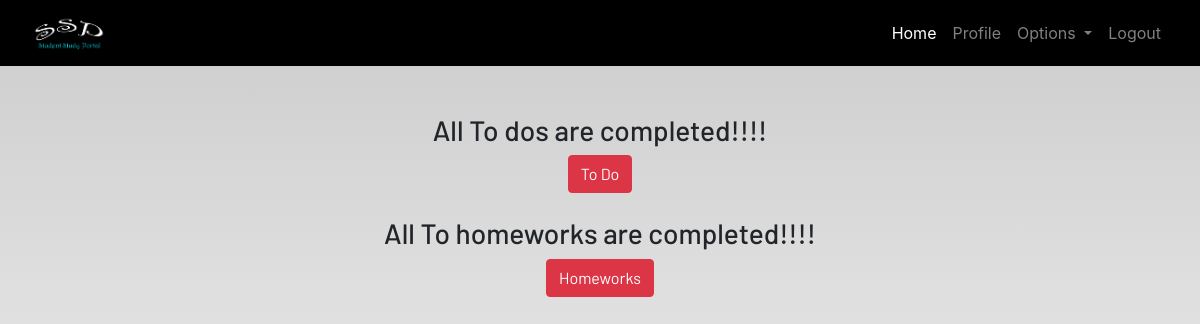
The app's page /profile/ (signed in), older data.
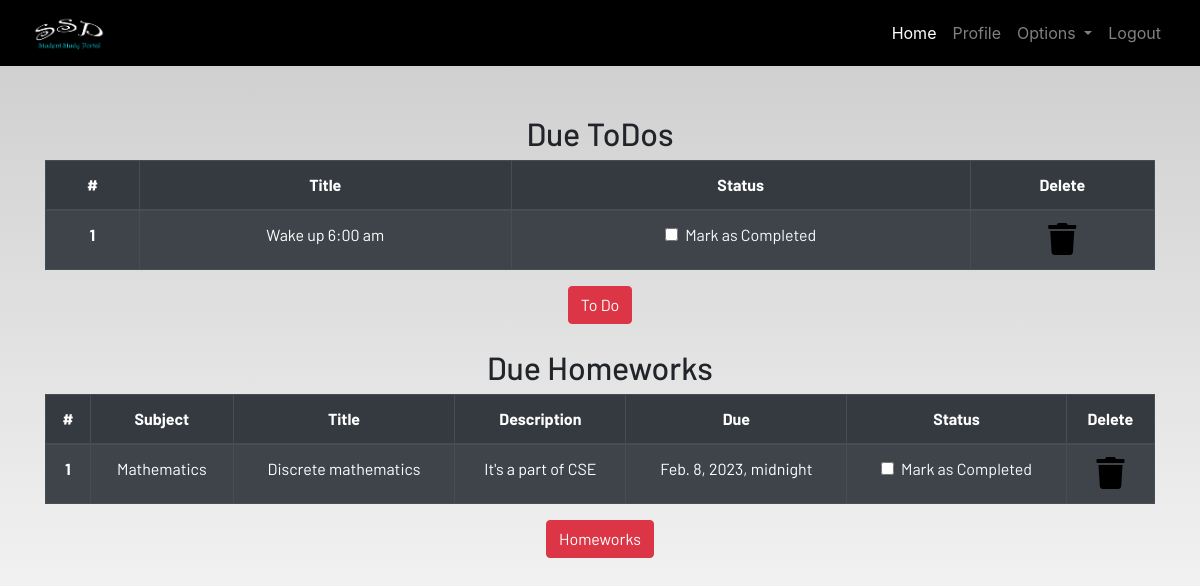
The same page, newer data.
### dashboard/models.py (models this page shows, shortened)
class Todo(models.Model):
    user = models.ForeignKey(User, on_delete=models.CASCADE)
    title = models.CharField(max_length=100)
    is_finished = models.BooleanField(default=False)

class Homework(models.Model):
    user = models.ForeignKey(User, on_delete=models.CASCADE)
    subject = models.CharField(max_length=50)
    title = models.CharField(max_length=200)
    description = models.TextField()
    due = models.DateTimeField()
    is_finished = models.BooleanField(default=False)

### dashboard/views.py (the view)
# urls.py: path('profile/', dash_views.profile, name='profile'),
@login_required
def profile(request):
    homeworks = Homework.objects.filter(is_finished=False, user=request.user)
    todos = Todo.objects.filter(is_finished=False, user=request.user)
    if len(homeworks) == 0:
        homework_done = True
    else:
        homework_done = False
    if len(todos) == 0:
       todos_done = True
    else:
        todos_done = False
    context = {
        'homeworks': homeworks,
        'todos': todos,
        'homework_done': homework_done,
        'todos_done': todos_done
    }
    return render(request,'dashboard/profile.html',context)

### dashboard/templates/dashboard/profile.html
{% extends 'dashboard/base.html' %}
{% load static %}
{% load crispy_forms_tags%}
{% block content %}
<section class="text-center">
    <div class="container">
        {% if not todos_done %}
            <h2>Due ToDos</h2>
            <table class="table table-striped table-bordered table-hover table-dark">
                <thead>
                    <tr>
                        <th scope="col">#</th>
                        <th scope="col">Title</th>
                        <th scope="col">Status</th>
                        <th scope="col">Delete</th>
                    </tr>
                </thead>
                <tbody>
                    {% for todo in todos %}
                        <tr>
                            <th scope="row">{{forloop.counter}}</th>
                            <td>{{todo.title}}</td>
                            <td>
                                <a href="{% url 'update-todo' todo.id %}">
                                    <div class="form-check">
                                        {% if todo.is_finished == True %}
                                            <input class="form-check-input" type="checkbox" value="" checked>
                                        {% else %}
                                            <input class="form-check-input" type="checkbox" value="">
                                        {% endif %}
                                        <label class="form-check-label text-light" for="flexCheckDefault">
                                            Mark as Completed
                                        </label>
                                    </div>
                                </a>
                            </td>
                            <td><a href="{% url 'delete-todo' todo.id %}"><i class="fa fa-trash fa-2x"></i></a></td>
                        </tr>
                    {% endfor %}
                </tbody>
            </table>
        {% else %}
            <h3>All To dos are completed!!!!</h3>
        {% endif %}
        <a href="{% url 'todo' %}" class="btn btn-danger">To Do</a>
        <br><br>
        {% if not homework_done %}
            <h2>Due Homeworks</h2>
            <table class="table table-striped table-bordered table-hover table-dark">
                <thead>
                    <tr>
                        <th scope="col">#</th>
                        <th scope="col">Subject</th>
                        <th scope="col">Title</th>
                        <th scope="col">Description</th>
                        <th scope="col">Due</th>
                        <th scope="col">Status</th>
                        <th scope="col">Delete</th>
                    </tr>
                </thead>
                <tbody>
                    {% for homework in homeworks %}
                        <tr>
                            <th scope="row">{{forloop.counter}}</th>
                            <td>{{homework.subject}}</td>
                            <td>{{homework.title}}</td>
                            <td>{{homework.description}}</td>
                            <td>{{homework.due}}</td>
                            <td>
                                <a href="{% url 'update-homework' homework.id %}">
                                    <div class="form-check">
                                        {% if homework.is_finished == True %}
                                            <input class="form-check-input" type="checkbox" value="" checked>
                                        {% else %}
                                            <input class="form-check-input" type="checkbox" value="">
                                        {% endif %}
                                        <label class="form-check-label text-light" for="flexCheckDefault">
                                            Mark as Completed
                                        </label>
                                    </div>
                                </a>
                            </td>
                            <td><a href="{% url 'delete-homework' homework.id %}"><i class="fa fa-trash fa-2x"></i></a></td>
                        </tr>
                    {% endfor %}
                </tbody>
            </table>
        {% else %}
            <h3>All To homeworks are completed!!!!</h3>
        {% endif %}
        <a href="{% url 'homework' %}" class="btn btn-danger">Homeworks</a>
    </div>
</section>
{% endblock content %}

Row changes from the older to the newer data that the page shows:
added Todo: title "Wake up 6:00 am"
added Homework: subject "Mathematics", title "Discrete mathematics", description "It's a part of CSE", due "Feb. 8, 2023, midnight"
Text that changed along with them:
text no longer shown: "All To dos are completed!!!! All To homeworks are completed!!!!"
text now shown: "Due ToDos # Title Status Delete Due Homeworks # Subject Title Description Due Status Delete"
